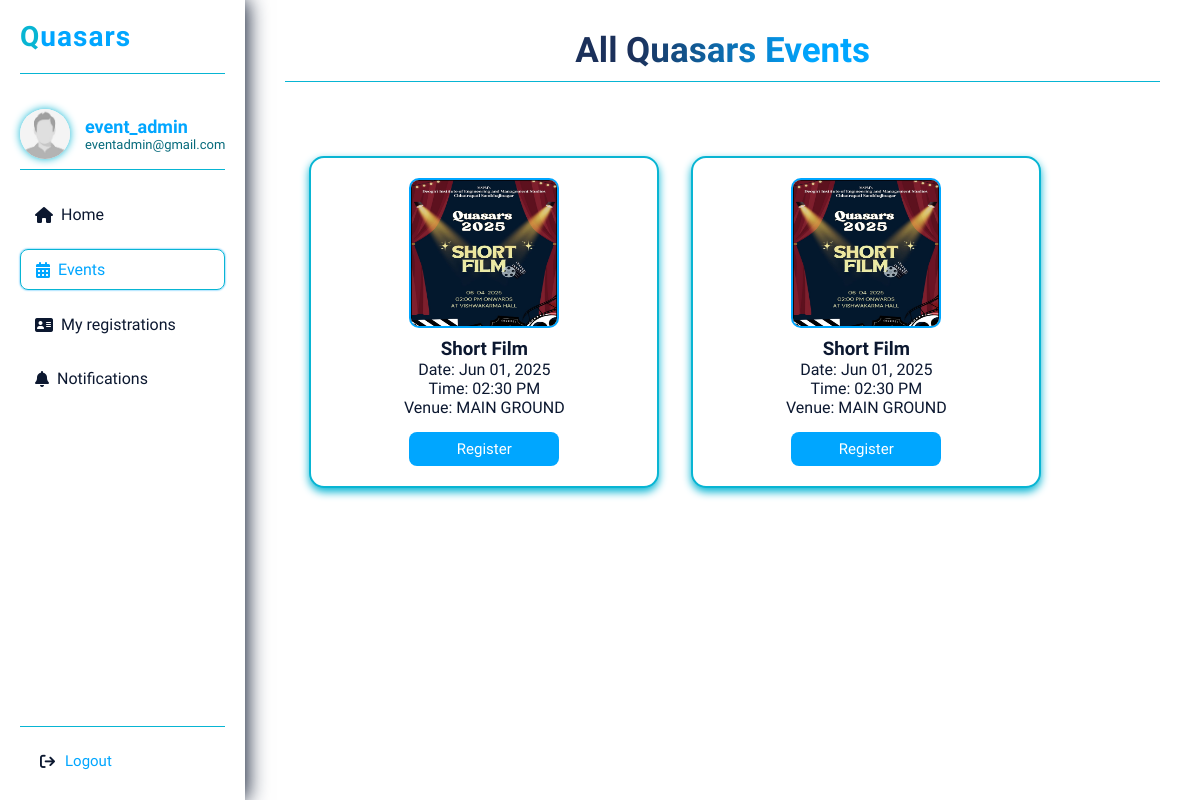
Screenshot of /event_dashboard/ (signed in) with the database file from the repository.
### mainapp/models.py (models this page shows, shortened)
class CreateEvent(models.Model):
    name = models.CharField(max_length=255)
    category = models.CharField(max_length=100)
    date_time = models.DateTimeField()
    location = models.CharField(max_length=255)
    price = models.DecimalField(max_digits=8, decimal_places=2)
    status = models.CharField(max_length=50)
    image = models.ImageField(upload_to='event_images/', blank=True, null=True)

### mainapp/views.py (the view)
# urls.py: path('event_dashboard/', views.event_dashboard, name='event_dashboard'),
@login_required
def event_dashboard(request):
    events = CreateEvent.objects.all()  # Use the correct model
    return render(request, 'mainapp/student_dashboard/eventdashboard.html', {
        'username': request.user.username,
        'email': request.user.email,
        'events': events
    })

### mainapp/templates/mainapp/student_dashboard/eventdashboard.html (shortened to what this page needs)
{% load static %}
<!DOCTYPE html>
<html lang="en">
  <head>
    <link
      href="https://unpkg.com/boxicons@2.1.4/css/boxicons.min.css"
      rel="stylesheet"
    />
    <link rel="stylesheet" href="{% static 'mainapp/css/student.css' %}" />
    <link rel="stylesheet" href="{% static 'mainapp/css/schedule.css' %}" />
    <link
      rel="stylesheet"
      href="https://cdn.jsdelivr.net/npm/swiper@11/swiper-bundle.min.css"
    />
    <link
      rel="stylesheet"
      href="https://cdnjs.cloudflare.com/ajax/libs/font-awesome/6.7.2/css/all.min.css"
    />
  </head>
  <body>
    <div class="dashboard">
      <nav class="sidebar">
        <div class="logo">
          <h2><span class="Q">Q</span>uasars</h2>
        </div>
        <div class="user-profile">
          <img
            src="{% static 'mainapp/images/assets/images.jpg' %}"
            alt="User Profile"
            class="avatar"
          />
          <div class="user-info">
            <h4>{{ username }}</h4>
            <p>{{ email }}</p>
          </div>
        </div>
        <ul class="nav-links">
          <li>
            <a href="/dashboard/"><i class="fa-solid fa-house"></i>Home</a>
          </li>
          <li class="active">
            <a href="/event_dashboard/"
              ><i class="fa-solid fa-calendar-days"></i>Events</a
            >
          </li>
          <li>
            <a href="/my_registration/"
              ><i class="fa-solid fa-address-card"></i>My registrations</a
            >
          </li>
          <li>
            <a href="/notification/"
              ><i class="fa-solid fa-bell"></i>Notifications</a
            >
          </li>
        </ul>
        <div class="logout-icon">
          <button class="logout-icon-1" onclick="goToLogin()">
            <i class="fa-solid fa-arrow-right-from-bracket"></i>
            <div class="log-out">
              <p><a href="{% url 'logout' %}">Logout</a></p>
            </div>
          </button>
        </div>
      </nav>
      <main class="content">
        <header class="top-bar">
          <div class="heading-container">
            <h1>All Quasars Events</h1>
          </div>
        </header>
        <div class="schedule-grid">
  {% for event in events %}
    <div class="event-cards">
      <img src="{{ event.image }}" />
      <h3>{{ event.name}}</h3>
      <p>Date: {{ event.date_time|date:"M d, Y" }}</p>
      <p>Time: {{ event.date_time|time:"h:i A" }}</p>
      <p>Venue: {{ event.location }}</p>
      <form method="POST" action="{% url 'register_event' %}">
        <button class="register-btn">Register</button>
      </form>
    </div>
  {% endfor %}
</div>
      </main>
    </div>
  </body>
</html>

### mainapp/static/mainapp/css/student.css (style rules this page uses)
:root { --bg-color: #ffffff; --text-color: #0c1830; --primary-color: #1b305a; --secondary-color: rgb(6, 106, 123); --button-color: rgb(0, 166, 255); --hover-color: rgb(8, 181, 211); --nav-shadow: rgba(12, 24, 48, 0.5); --image-shadow: rgba(8, 181, 211, 0.7); --card-bg: #f9f9f9; --font-family: "Ubuntu", sans-serif; }
* { margin: 0; padding: 0; box-sizing: border-box; font-family: var(--font-family); transition: all 0.3s ease-in-out; }
html, body { scroll-behavior: smooth; background-color: var(--bg-color); color: var(--text-color); height: 100%; min-height: 100vh; }
.dashboard { display: flex; min-height: 100vh; overflow-x: hidden; }
.sidebar { width: 250px; background-color: var(--bg-color); color: var(--text-color); padding: 20px; box-shadow: 2px 0 20px var(--nav-shadow); display: flex; flex-direction: column; gap: 25px; position: relative; z-index: 10; }
.logo h2 { font-size: 28px; font-weight: 700; color: var(--button-color); letter-spacing: 1px; padding-bottom: 20px; border-bottom: 1px solid var(--hover-color); }
.logo .Q { color: var(--hover-color); }
.user-profile { display: flex; align-items: center; gap: 15px; padding: 10px 0; border-bottom: 1px solid var(--hover-color); }
.user-profile .avatar { border-radius: 50%; box-shadow: 0 0 8px var(--image-shadow); width: 50px; height: 50px; object-fit: cover; }
.user-info h4 { font-weight: 600; font-size: 18px; color: var(--button-color); }
.user-info p { font-size: 13px; color: var(--secondary-color); }
.nav-links { list-style: none; padding-left: 0; display: flex; flex-direction: column; gap: 15px; }
.nav-links li { border-radius: 8px; }
.nav-links li a { text-decoration: none; color: var(--text-color); font-weight: 500; display: flex; align-items: center; gap: 8px; padding: 10px 15px; border-radius: 8px; font-size: 16px; transition: background-color 0.25s ease, color 0.25s ease; }
.nav-links li.active a, .nav-links li a:hover { border: 1px solid var(--hover-color); color: var(--button-color); box-shadow: 0 0 2px var(--button-color); }
.logout-icon { margin-top: auto; padding-top: 15px; border-top: 1px solid var(--hover-color); display: flex; justify-content: start; }
a { text-decoration: none; color: var(--button-color); }
.logout-icon button { background-color: transparent; border: none; color: var(--text-color); font-size: 15px; font-weight: 500; cursor: pointer; display: flex; align-items: center; gap: 10px; padding: 10px 20px; border-radius: 8px; transition: background-color 0.3s ease, color 0.3s ease; }
.content { flex-grow: 1; padding: 30px 40px; background-color: var(--bg-color); overflow-y: auto; }
.top-bar { display: flex; justify-content: center; align-items: center; margin-bottom: 30px; border-bottom: 1px solid var(--hover-color); padding-bottom: 10px; }
.heading-container h1 { font-weight: 900; font-size: 35px; background: linear-gradient( 270deg, var(--button-color) 20%, var(--primary-color) 80% ); -webkit-background-clip: text; -webkit-text-fill-color: transparent; background-clip: text; color: transparent; }
.register-btn { width: 110px; padding: 5px 0; border-radius: 3px; background-color: var(--button-color); border: none; margin-top: 10px; justify-content: center; }

### mainapp/static/mainapp/css/schedule.css (style rules this page uses)
:root { --bg-color: #ffffff; --text-color: #0c1830; --primary-color: #1b305a; --secondary-color: rgb(6, 106, 123); --button-color: rgb(0, 166, 255); --hover-color: rgb(8, 181, 211); --nav-shadow: #0c1830; --image-shadow: rgb(8, 181, 211); }
.schedule-grid { display: grid; grid-template-columns: repeat(3, 1fr); gap: 2rem; padding: 1.5rem; width: 100%; max-width: 1200px; margin: 50px auto; }
.event-cards { background: var(--bg-color); border: 2px solid var(--hover-color); padding: 20px; width: 350px; border-radius: 15px; box-shadow: 0 4px 8px var(--image-shadow); color: var(--text-color); text-align: center; display: flex; flex-direction: column; min-height: 300px; justify-content: center; align-items: center; }
.event-cards img { height: 150px; width: 150px; border-radius: 10px; object-fit: fill; border: 2px solid var(--button-color); margin-bottom: 10px; }
.register-btn { margin-top: 15px; width: 150px; padding: 8px 16px; background-color: var(--button-color); color: var(--bg-color); font-size: 15px; border: none; border-radius: 8px; cursor: pointer; transition: background-color 0.3s ease; }

### rows the page displays
CreateEvent: image (picture), name "Short Film", date_time "Jun 01, 2025", date_time "02:30 PM", location "MAIN GROUND"
CreateEvent: image (picture), name "Short Film", date_time "Jun 01, 2025", date_time "02:30 PM", location "MAIN GROUND"

### other values shown
{{ username }} "event_admin"
{{ email }} "eventadmin@gmail.com"
